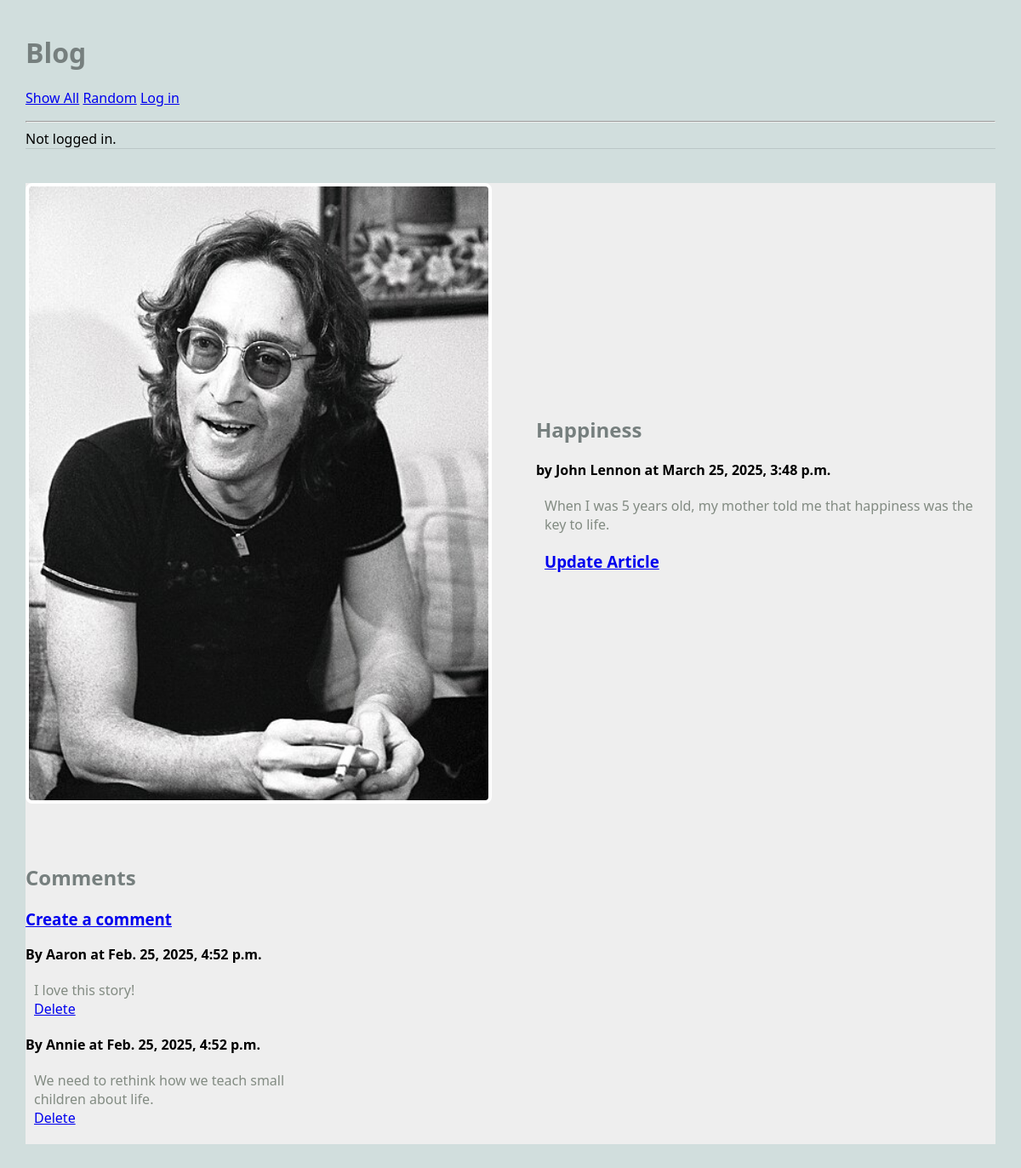
/blog/article/1, run on the app's committed database.
### blog/models.py (models this page shows, shortened)
class Article(models.Model):
    title = models.TextField(blank=False)
    author = models.TextField(blank=False)
    text = models.TextField(blank=False)
    published = models.DateTimeField(auto_now=True)
    image_file = models.ImageField(blank=True) # an actual image
    user = models.ForeignKey(User, on_delete=models.CASCADE) ## NEW
    def get_all_comments(self):
        comments = Comment.objects.filter(article=self)
        return comments

class Comment(models.Model):
    article = models.ForeignKey("Article", on_delete=models.CASCADE) # foreign key because it refers to a different kind of model
    author = models.TextField(blank=False)
    text = models.TextField(blank=False)
    published = models.DateTimeField(auto_now=True)
    def __str__(self):
        return f'{self.text}'

### blog/views.py (the view)
# urls.py: path('article/<int:pk>', ArticleView.as_view(), name='article'), # show one article ### NEW
class ArticleView(DetailView):
    model = Article
    template_name = 'blog/article.html' ## reusing same template!!
    context_object_name = 'article'

### blog/templates/blog/article.html (shortened to what this page needs)
{% extends 'blog/base.html' %}
{% block content %}
<main class="grid-container">
    <article class="featured">
        {% if article.image_file %}
            <img src="{{article.image_file.url}}" alt="">
		{% else %}
            <p>No Image</p>
        {% endif %}
        <div>
            <h2>{{article.title}}</h2>
            <strong>by {{article.author}} at {{article.published}}</strong>
            <p>
            {{article.text}}
            </p>
            <h3>
                <a href="{% url 'update_article' article.pk %}">Update Article</a>
            </h3>
        </div>
    </article>
    <div>
        <h2>Comments</h2>
        <h3>
            <a href="{% url 'create_comment' article.pk %}">Create a comment</a>
        </h3>
        {% for comment in article.get_all_comments %}
        <article>
            <div>
                <strong>By {{comment.author}} at {{comment.published}}</strong>
                <p>
                    {{comment.text}}
                    <br>
                    <a href="{% url 'delete_comment' comment.pk %}">Delete</a>
                </p>
            </div>
        </article>
        {% endfor %}
    </div>
</main>
{% endblock %}

### static/styles-blog.css (style rules this page uses)
body { margin: 30px; background: #d1dedd; font-family:'Segoe UI', Tahoma, Geneva, Verdana, sans-serif; }
h1, h2, h3 { color: #767f7e; }
p { color: #828b82; }
.grid-container { background: #eee; max-width: 900px; display: grid; grid-template-columns: repeat(3, 1fr); grid-gap: 10px; max-width: 1200px; margin: 20px auto; }
article.featured { grid-column: span 3; display: grid; gap: 60px; grid-template-columns: 1fr 1fr; align-items: center; border-bottom: 1px #bbc7c7; padding-bottom: 40px; }
article img, article.featured img { width: 100%; border: 4px solid #fff; border-radius: 8px; }
article p, article h3 { margin: 20px 10px; }

### data on the page
Article: image_file (picture), title "Happiness", author "John Lennon", published "March 25, 2025, 3:48 p.m.", text "When I was 5 years old, my mother told me that happiness was the key to life."
Comment: author "Aaron", published "Feb. 25, 2025, 4:52 p.m.", text "I love this story!"
Comment: author "Annie", published "Feb. 25, 2025, 4:52 p.m.", text "We need to rethink how we teach small children about life."
